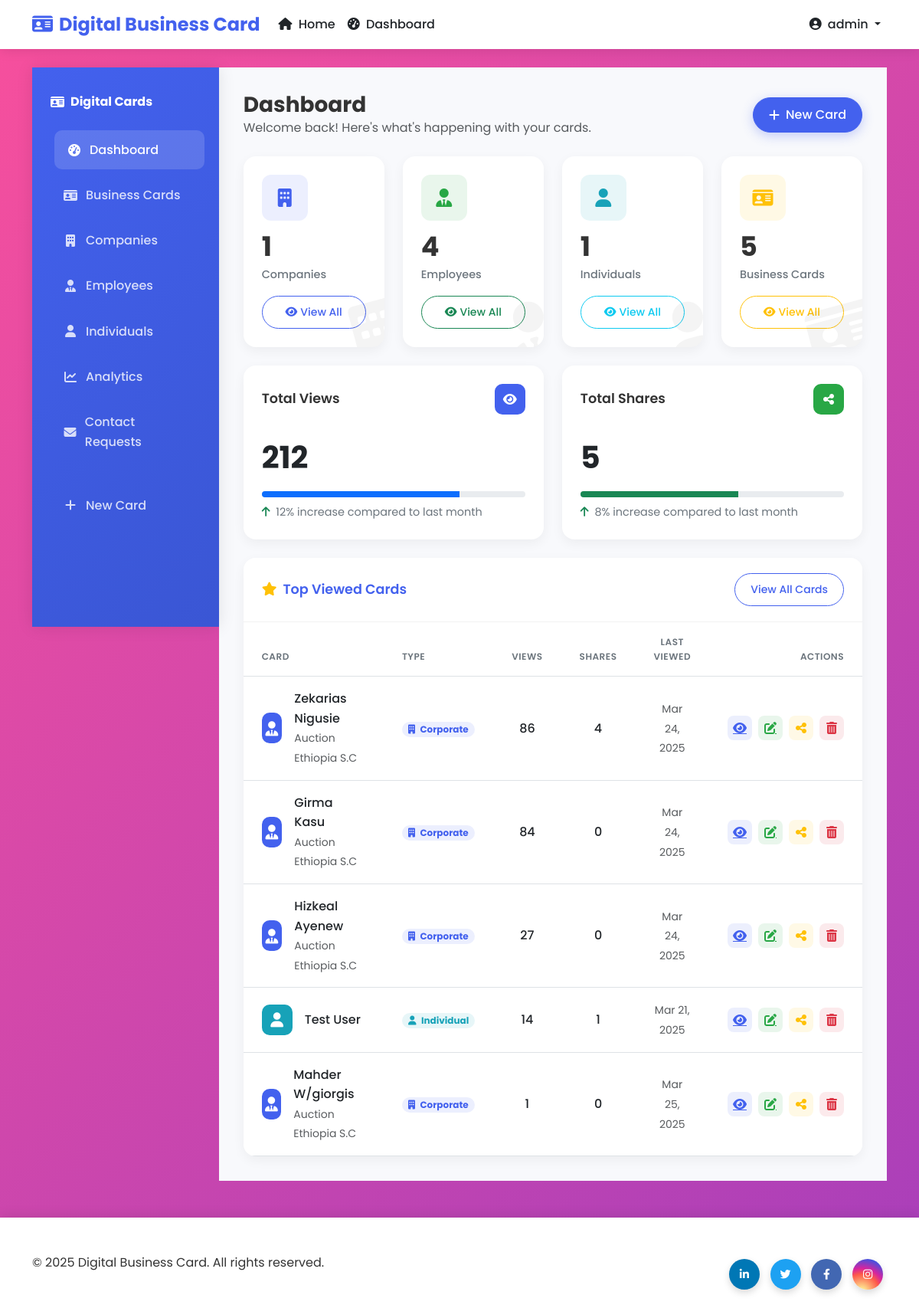
Before: /dashboard/ (signed in) with the older database file.
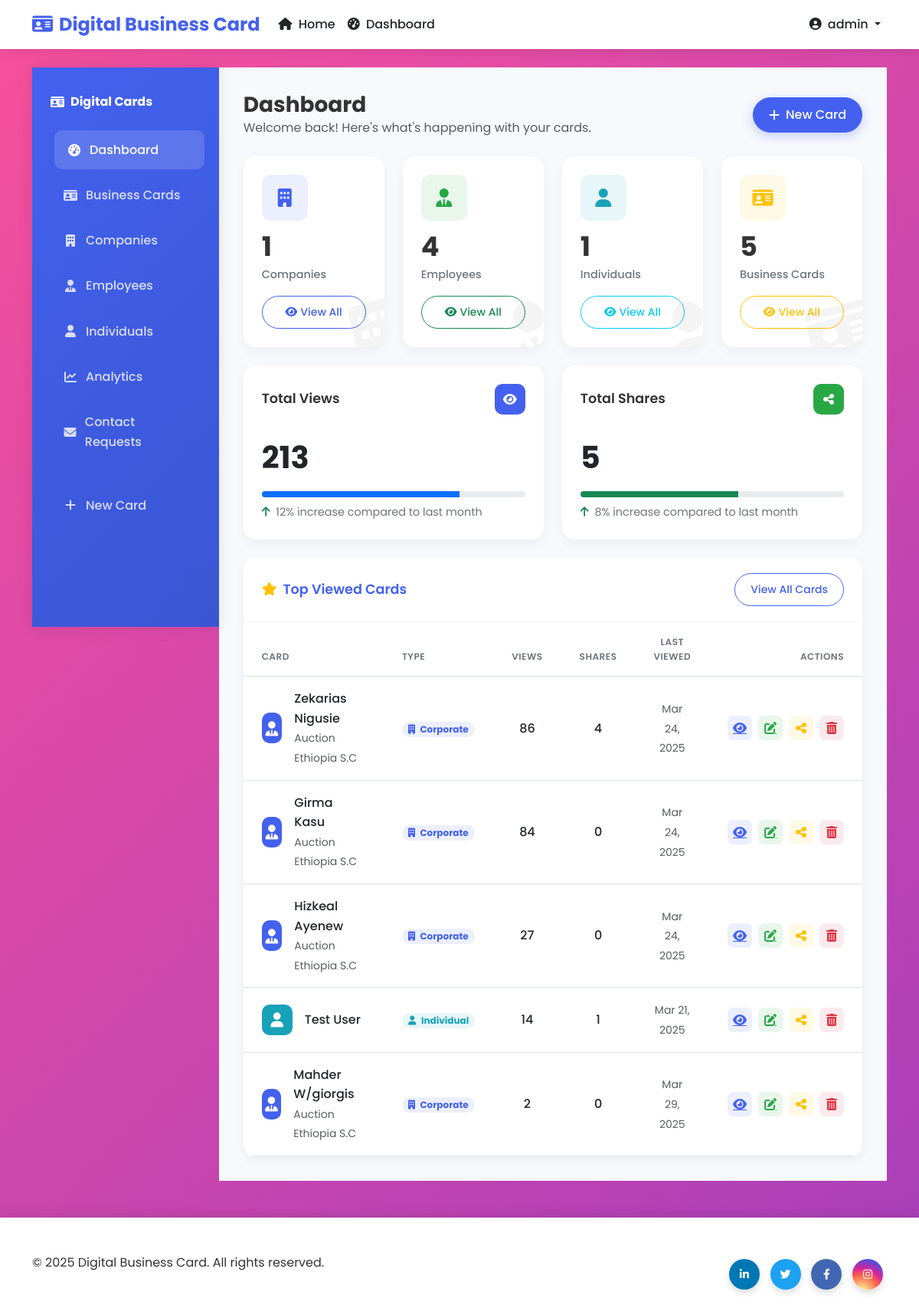
After: the same page with the newer database file.
### cards/models.py (models this page shows, shortened)
class BusinessCard(models.Model):
    THEME_CHOICES = [
        ('default', 'Default'),
        ('elegant', 'Elegant'),
        ('modern', 'Modern'),
    ]
    uuid = models.UUIDField(default=uuid.uuid4, editable=False, unique=True)
    employee = models.OneToOneField(Employee, on_delete=models.CASCADE, null=True, blank=True, related_name='business_card')
    individual_client = models.OneToOneField(IndividualClient, on_delete=models.CASCADE, null=True, blank=True, related_name='business_card')
    qr_code = models.ImageField(upload_to='qr_codes/', blank=True)
    views = models.PositiveIntegerField(default=0)
    shares = models.PositiveIntegerField(default=0)
    last_viewed = models.DateTimeField(auto_now=True)
    created_at = models.DateTimeField(auto_now_add=True)
    theme = models.CharField(max_length=20, choices=THEME_CHOICES, default='default')

class Employee(models.Model):
    company = models.ForeignKey(Company, on_delete=models.CASCADE, related_name='employees')
    name = models.CharField(max_length=100)
    job_title = models.CharField(max_length=100)
    phone = models.CharField(max_length=20)
    email = models.EmailField()
    profile_picture = models.ImageField(upload_to='employee_pics/', blank=True)
    linkedin = models.URLField(blank=True)
    twitter = models.URLField(blank=True)
    facebook = models.URLField(blank=True)
    instagram = models.URLField(blank=True)
    created_at = models.DateTimeField(auto_now_add=True)

class Company(models.Model):
    name = models.CharField(max_length=100)
    logo = models.ImageField(upload_to='company_logos/', blank=True)
    address = models.CharField(max_length=200, blank=True)
    phone = models.CharField(max_length=20, blank=True)
    email = models.EmailField(blank=True)
    website = models.URLField(blank=True)
    created_at = models.DateTimeField(auto_now_add=True)
    class Meta:
        verbose_name_plural = "Companies"

### cards/views.py (the view)
# urls.py: path('dashboard/', views.dashboard, name='dashboard'),
@login_required
def dashboard(request):
    total_companies = Company.objects.count()
    total_employees = Employee.objects.count()
    total_individuals = IndividualClient.objects.count()
    total_cards = BusinessCard.objects.count()
    total_views = BusinessCard.objects.aggregate(Sum('views'))['views__sum'] or 0
    total_shares = BusinessCard.objects.aggregate(Sum('shares'))['shares__sum'] or 0
    top_cards = BusinessCard.objects.order_by('-views')[:5]
    context = {
        'total_companies': total_companies,
        'total_employees': total_employees,
        'total_individuals': total_individuals,
        'total_cards': total_cards,
        'total_views': total_views,
        'total_shares': total_shares,
        'top_cards': top_cards,
    }
    return render(request, 'cards/dashboard.html', context)

### cards/templates/cards/dashboard.html (shortened to what the changed rows need)
{% extends 'cards/base.html' %}
{% block content %}
<div class="dashboard-wrapper">
    <div class="dashboard-content">
        <div class="d-flex justify-content-between align-items-center mb-4">
            <div>
                <h1 class="h3 mb-0 fw-bold">Dashboard</h1>
            </div>
        </div>
        <div class="row g-4 mb-4">
            <div class="col-md-6">
                <div class="analytics-card">
                    <div class="analytics-header">
                        <h5 class="analytics-title">Total Views</h5>
                        <div class="analytics-icon" style="background-color: #4361ee;">
                        </div>
                    </div>
                    <div class="analytics-value">{{ total_views }}</div>
                    <div class="progress mb-2" style="height: 8px;">
                        <div class="progress-bar bg-primary" role="progressbar" style="width: 75%" aria-valuenow="75" aria-valuemin="0" aria-valuemax="100"></div>
                    </div>
                    <div class="analytics-subtitle">
                        <i class="fas fa-arrow-up text-success me-1"></i>
                        <span>12% increase</span> compared to last month
                    </div>
                </div>
            </div>
        </div>
        <div class="row g-4">
            <div class="col-12">
                <div class="table-card">
                    <div class="table-responsive">
                        <table class="table mb-0">
                            <thead>
                                <tr>
                                    <th>CARD</th>
                                    <th>TYPE</th>
                                    <th class="text-center">VIEWS</th>
                                    <th class="text-center">SHARES</th>
                                    <th class="text-center">LAST VIEWED</th>
                                    <th class="text-end">ACTIONS</th>
                                </tr>
                            </thead>
                            <tbody>
                                {% for card in top_cards %}
                                <tr>
                                    <td>
                                        <div class="d-flex align-items-center">
                                            <div class="card-avatar me-3" style="background-color: {% if card.employee %}#4361ee{% else %}#17a2b8{% endif %}">
                                                {% if card.employee %}
                                                    <i class="fas fa-user-tie"></i>
                                                {% else %}
                                                    <i class="fas fa-user"></i>
                                                {% endif %}
                                            </div>
                                            <div>
                                                <div class="fw-medium">
                                                    {% if card.employee %}
                                                        {{ card.employee.name }}
                                                    {% else %}
                                                        {{ card.individual_client.name }}
                                                    {% endif %}
                                                </div>
                                                <small class="text-muted">
                                                    {% if card.employee %}
                                                        {{ card.employee.company.name }}
                                                    {% endif %}
                                                </small>
                                            </div>
                                        </div>
                                    </td>
                                    <td>
                                        <span class="badge {% if card.employee %}badge-soft-primary{% else %}badge-soft-info{% endif %} rounded-pill px-2 py-1">
                                            {% if card.employee %}
                                                <i class="fas fa-building me-1"></i> Corporate
                                            {% else %}
                                                <i class="fas fa-user me-1"></i> Individual
                                            {% endif %}
                                        </span>
                                    </td>
                                    <td class="text-center">
                                        <span class="fw-medium">{{ card.views }}</span>
                                    </td>
                                    <td class="text-center">
                                        <span class="fw-medium">{{ card.shares }}</span>
                                    </td>
                                    <td class="text-center">
                                        <small class="text-muted">{{ card.last_viewed|date:"M d, Y" }}</small>
                                    </td>
                                    <td>
                                        <div class="d-flex justify-content-end gap-2">
                                            <a href="{% url 'card_detail' card.uuid %}" class="btn-action" data-bs-toggle="tooltip" title="View">
                                                <i class="fas fa-eye"></i>
                                            </a>
                                            <a href="{% url 'card_edit' card.id %}" class="btn-action btn-action-success" data-bs-toggle="tooltip" title="Edit">
                                                <i class="fas fa-edit"></i>
                                            </a>
                                            <button class="btn-action btn-action-warning share-card-btn" data-card-uuid="{{ card.uuid }}" data-bs-toggle="tooltip" title="Share">
                                                <i class="fas fa-share-alt"></i>
                                            </button>
                                            <button class="btn-action btn-action-danger" data-bs-toggle="tooltip" title="Delete" onclick="confirmDelete('{% url 'card_delete' card.id %}')">
                                                <i class="fas fa-trash-alt"></i>
                                            </button>
                                        </div>
                                    </td>
                                </tr>
                                {% endfor %}
                            </tbody>
                        </table>
                    </div>
                </div>
            </div>
        </div>
    </div>
</div>
{% endblock %}

Changed rows visible on the page:
changed BusinessCard "Mahder W/giorgis": views "1" → "2"; last_viewed "Mar 25, 2025" → "Mar 29, 2025"
Other visible differences:
{{ total_views }}: "212" → "213"
